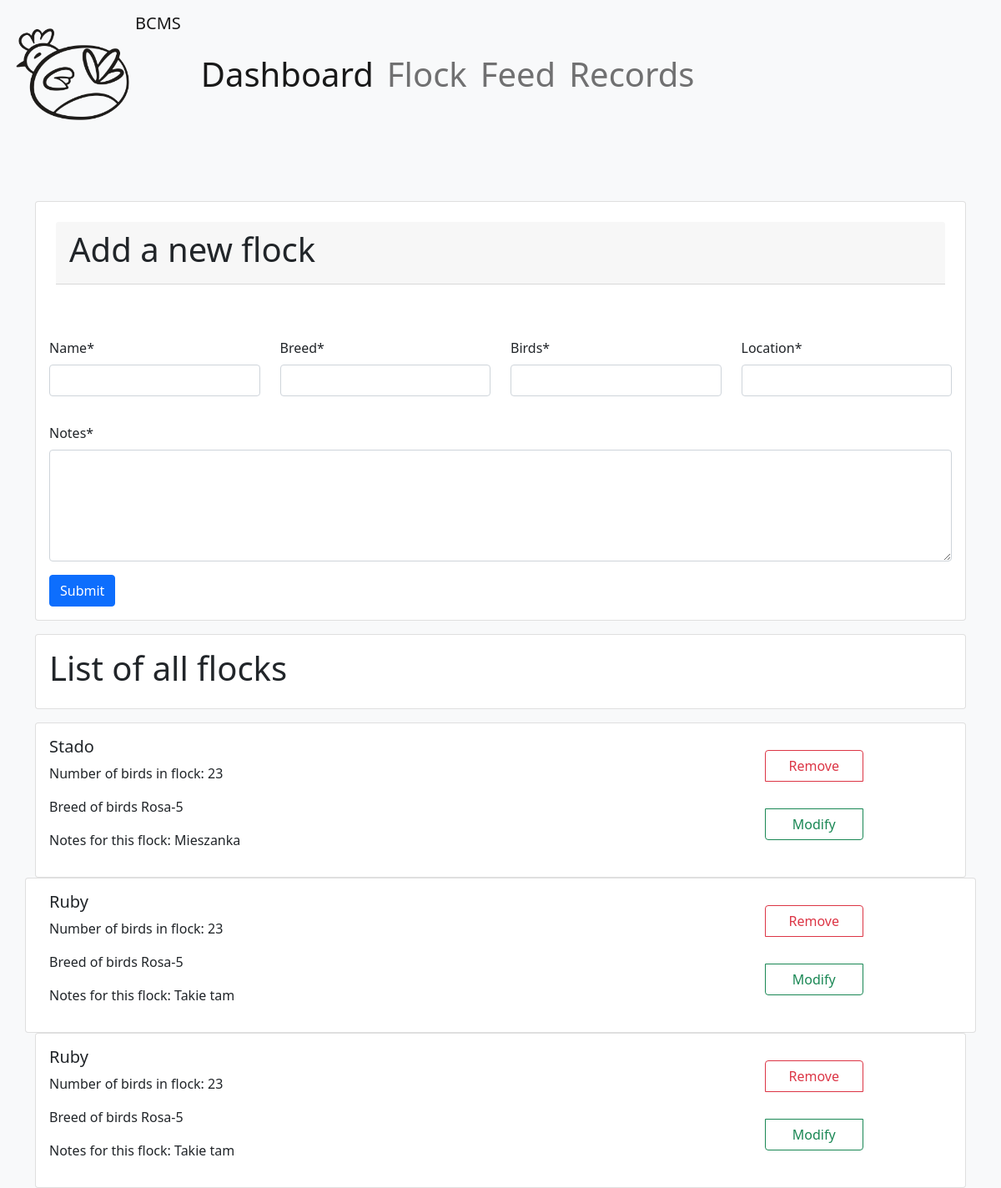
Before: /flocks/ with the older database file.
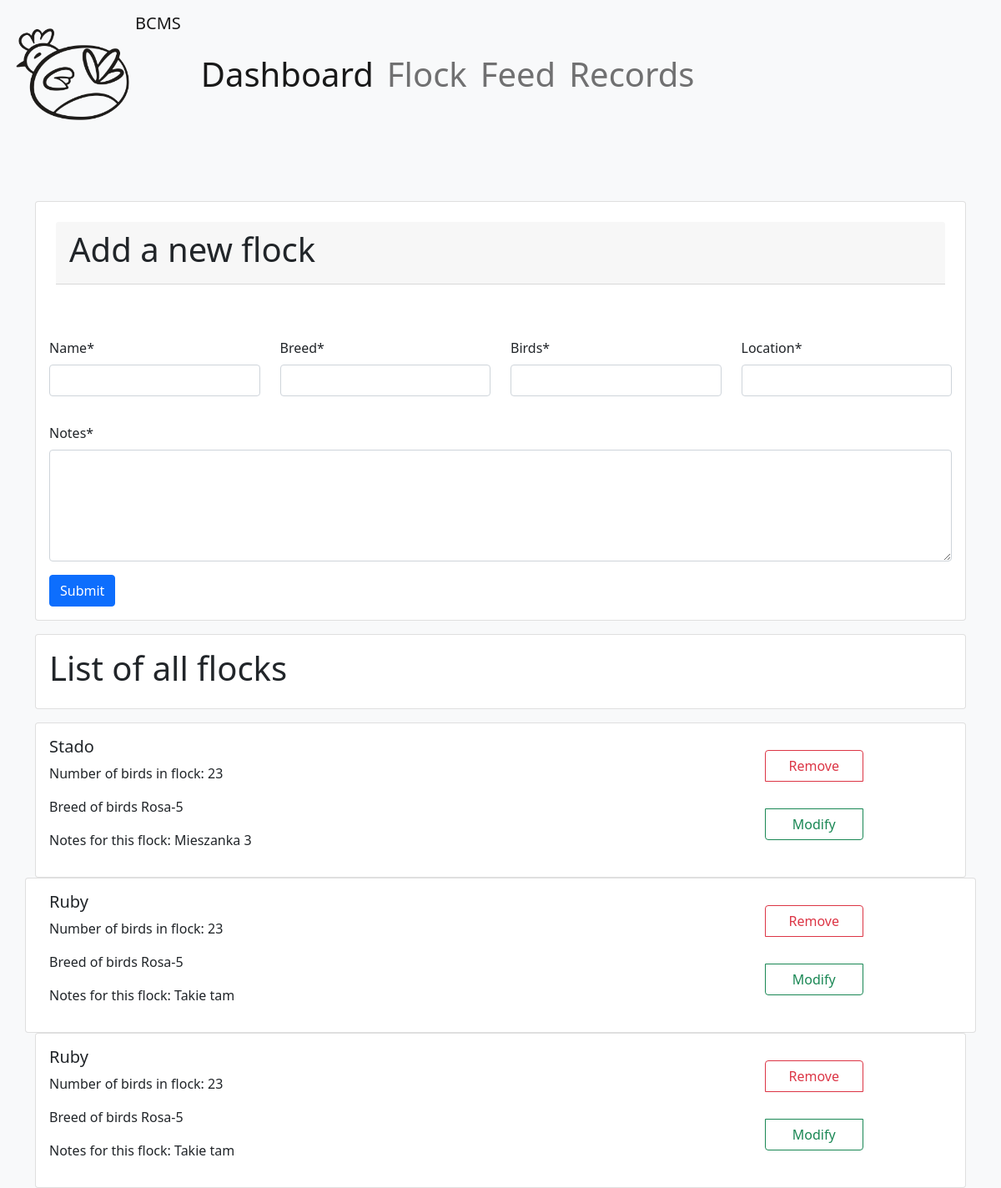
After: the same page with the newer database file.
### home/models.py (models this page shows, shortened)
class Flock(models.Model):
    name = models.CharField(max_length=64)
    birds_count = models.IntegerField(verbose_name='birds')
    breed = models.CharField(max_length=64)
    notes = models.CharField(max_length=255)
    location = models.CharField(max_length=64)

### home/views.py (the view, shortened to what this page needs)
# urls.py: path('flocks/', FlockView.as_view(), name='flocks'),
class FlockView(View):
    def get(self, request):
        form = FlockForm()
        flock_list = Flock.objects.all()
        ctx = {
            'form': form,
            'flock_list': flock_list
        }
        return render(request, 'home/flock-view.html', ctx)

### home/forms.py
class FlockForm(forms.ModelForm):
    class Meta:
        model = Flock
        fields = {'name', 'birds_count', 'breed', 'notes', 'location'}
        widgets = {
            'notes': forms.Textarea(attrs={'rows': 5})
        }

### home/templates/home/flock-view.html (shortened to what this page needs)
{% extends 'base.html' %}
{% load crispy_forms_filters %}
{% load crispy_forms_tags %}
{% load static %}
{% block content %}
            {% include 'partial/_flock_form.html' %}
    <body class="bg-light">
    <div class="card mb-3 mt-3">
        <div class="card-body">
            <h1> List of all flocks </h1>
        </div>
    </div>
    {% for flock in flock_list %}
        <div class="card mb3">
            <div class="row">
                <div class="col-9">
                    <div>
                        <div class="card-body mb-3">
                            <h5 class="card-title">{{ flock.name }}</h5>
                            <p class="card-text">Number of birds in flock: {{ flock.birds_count }}</p>
                            <p class="card-text">Breed of birds {{ flock.breed }}</p>
                            <p class="card-text">Notes for this flock: {{ flock.notes }}</p>
                        </div>
                    </div>
                </div>
                <div class="col-3 card-body  ">
                    <div class="btn-group-vertical ">
                        <a href="{% url 'home:flock-delete' pk=flock.pk %}" class="btn btn-outline-danger m-3 ">Remove</a>
                        <a href="{% url 'home:flock-update' pk=flock.id %}" class="btn btn-outline-success m-3">Modify</a>
                    </div>
                </div>
            </div>
        </div>
        </div>
    {% empty %}
        <div class="card mb-3">
            <div class="card-body">
                <h5> No flocks in database yet. Pleas add one below </h5>
            </div>
        </div>
    {% endfor %}
    </body>
{% endblock %}

Changed rows visible on the page:
changed Flock "Stado": notes "Mieszanka" → "Mieszanka 3"
